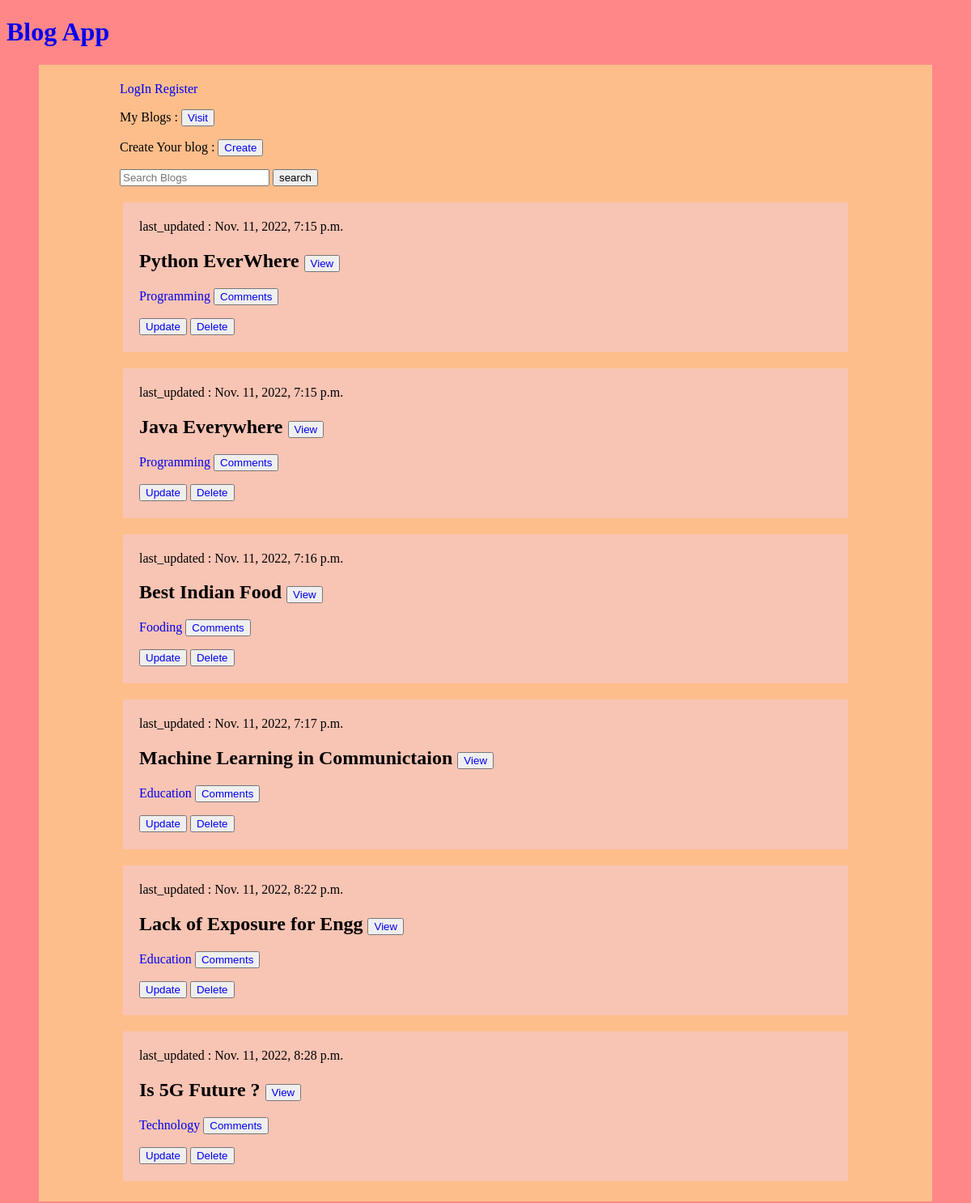
The page / on the database its author committed.
### base/models.py (models this page shows)
class Blog(models.Model):
    user=models.ForeignKey(User,null=True,blank=True,on_delete=models.CASCADE)
    title=models.CharField(max_length=255)
    category=models.ForeignKey(Category,on_delete=models.PROTECT,null=True,blank=True)
    description=models.TextField()
    created_on=models.DateField(auto_now_add=True)
    updated_on=models.DateTimeField(auto_now=True)
    def __str__(self):
        return self.title
    class Meta:
        ordering=['updated_on']

class Category(models.Model):
    title=models.CharField(max_length=255)
    created_on=models.DateField(auto_now_add=True)
    updated_on=models.DateTimeField(auto_now=True)
    def __str__(self):
        return self.title
    class Meta:
        ordering=['updated_on']

### base/views.py (the view)
# urls.py: path('',blogList.as_view(),name='bloglist'),
class blogList(ListView):
    model=Blog
    fields='__all__'
    context_object_name = 'blogList'
    def get_context_data(self, **kwargs):
        context= super().get_context_data(**kwargs)
        search_key=self.request.GET.get('search-area') or ''
        context['blogList']=context['blogList'].filter(
            Q(title__icontains=search_key) | Q(description__icontains=search_key)
        )
        return context

### base/templates/base/blog_list.html (shortened to what this page needs)
{% extends 'base/main.html' %}
{% block content %}
<div class="header">
{% if request.user.is_authenticated %}
<p><a href="logout/">Logout</a></p>
{% else %}
<p><a href="login/">LogIn</a>  <a href="register">Register</a></p>
{% endif %}
<p>My Blogs : <button><a href="myblogs">Visit</a></button></p>
<p> Create Your blog : <button><a href="create-blog">Create</a></button></p>
<div class="container1">
    <form method="GET">
            <input type="text" name='search-area' placeholder="Search Blogs"/>
            <input type="submit" value="search"/>
    </form>
</div>
{% for object in blogList %}
<div class="blogs">
    <p>last_updated : {{object.updated_on}}</p>
    <h2>{{object}} <button><a href="blog-details/{{object.id}}">View</a></button></h2>
    <p><a href="category/{{object.category_id}}">{{object.category}} <button><a href="comments/{{object.id}}">Comments</a></button></a></p>
    <p><button><a href="update/{{object.id}}">Update</a></button> <button><a href="delete/{{object.id}}">Delete</a></button></p>
</div>
{% endfor %}
</div>
{% endblock %}

### base/templates/base/main.html (shortened to what this page needs)
<!DOCTYPE html>
<html lang="en">
<head>
</head>
<body>
    <div class="container">
        <h1><a href='{% url "bloglist" %}'>Blog App</a></h1>
        {% block content %}
        {% endblock content %}
    </div>
</body>
</html>

### base/templates/base/main.html (style rules this page uses)
body { background-color: #FF8787; }
a { text-decoration: none; }
.header { background-color: #FEBE8C; padding: 5px 100px; }

### base/templates/base/blog_list.html (style rules this page uses)
.header { margin: 0px 40px; }
.blogs { background-color: #F8C4B4; padding: 5px 20px ; margin: 20px 4px; }

### rows shown on the page
Blog: updated_on "Nov. 11, 2022, 7:15 p.m.", title "Python EverWhere", category "Programming"
Blog: updated_on "Nov. 11, 2022, 7:15 p.m.", title "Java Everywhere", category "Programming"
Blog: updated_on "Nov. 11, 2022, 7:16 p.m.", title "Best Indian Food", category "Fooding"
Blog: updated_on "Nov. 11, 2022, 7:17 p.m.", title "Machine Learning in Communictaion", category "Education"
Blog: updated_on "Nov. 11, 2022, 8:22 p.m.", title "Lack of Exposure for Engg", category "Education"
Blog: updated_on "Nov. 11, 2022, 8:28 p.m.", title "Is 5G Future ?", category "Technology"
